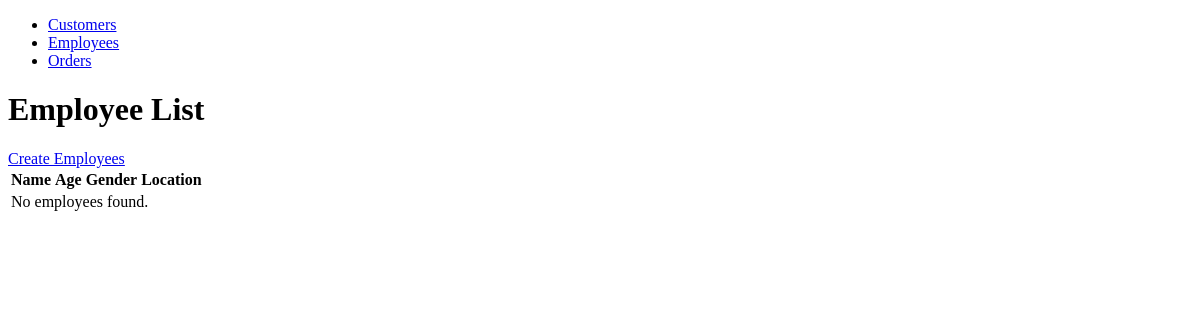
/employee/, run on an earlier commit of the app's database.
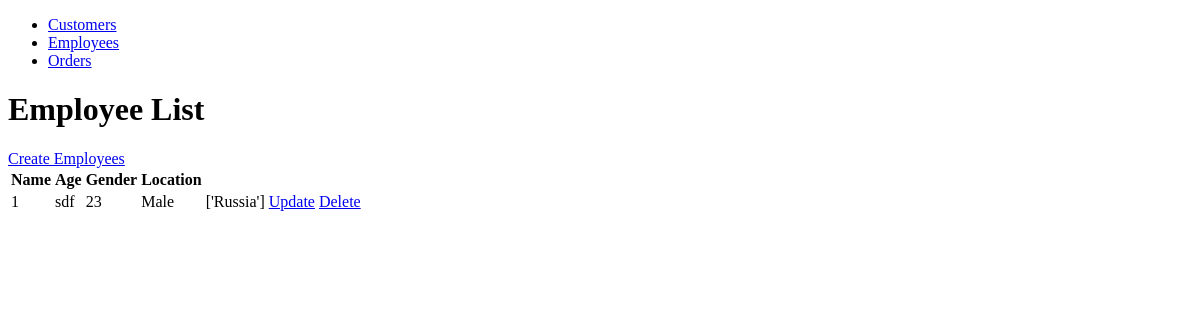
And on a later commit of the database.
### dashboard/models.py (models this page shows, shortened)
class Employee(models.Model):
    name = models.CharField(max_length=100)
    age = models.IntegerField()
    gender = models.CharField(max_length=1, choices=GENDER_CHOICES, default='')
    location = models.ForeignKey(Location, on_delete=models.CASCADE)

### markets/models.py (models this page shows)
class Location(models.Model):
    name = models.CharField(max_length=100, null=True)
    city = models.CharField(max_length=100, null=True)
    areas = models.CharField(max_length=100, null=True)
    country = models.CharField(max_length=100, null=True)
    class Meta:
        verbose_name = ("Location")
        verbose_name_plural = ("Locations")
    def __str__(self):
        return self.name

### dashboard/views.py (the view)
# urls.py: path('employee/', EmployeeListView.as_view(), name='employee_list'),
class EmployeeListView(ListView):
    model = Employee
    template_name = 'employee_list.html'
    context_object_name = 'employees'

### dashboard/templates/employee_list.html
{% extends 'base.html' %}
{% block content %}
  <h1>Employee List</h1>
  <a href="{% url 'employee_create' %}">Create Employees</a>
  <table>
    <thead>
      <tr>
        <th>Name</th>
        <th>Age</th>
        <th>Gender</th>
        <th>Location</th>
      </tr>
    </thead>
    <tbody>
      {% for employee in employees %}
        <tr>
          <td>{{ employee.id }}</td>
          <td>{{ employee.name }}</td>
          <td>{{ employee.age }}</td>
          <td>{{ employee.get_gender_display }}</td>
          <td>{{ employee.location }}</td>
          <td>
            <a href="{% url 'employee_update' employee.id %}">Update</a>
            <a href="{% url 'employee_delete' employee.id %}">Delete</a>
          </td>
        </tr>
      {% empty %}
        <tr>
          <td colspan="6">No employees found.</td>
        </tr>
      {% endfor %}
    </tbody>
  </table>
{% endblock %}

What changed in the data, as far as the page shows it:
added Employee: id "1", name "sdf", age "23", gender "Male", location "['Russia']"
Also different on the page:
text no longer shown: "No employees found."
